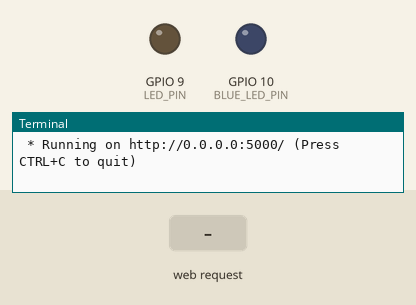
Bench run of a program on a simulated Raspberry Pi (BCM pin numbers). Parts: output pins drawn as LEDs (lit = HIGH), the last lines printed to the terminal. The inputs (shaded band) are chosen by the test bench. The clock reads 2024-03-15 10:24:30 at power-on unless the program sets it.

Above: at 1.2 s.
1.3 s: HTTP request for /led/red/on received
At 1.9 s:
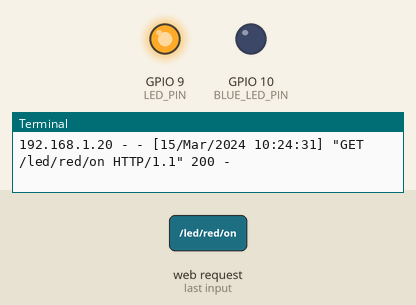
2.8 s: HTTP request for /led/blue/on received
At 4.0 s:
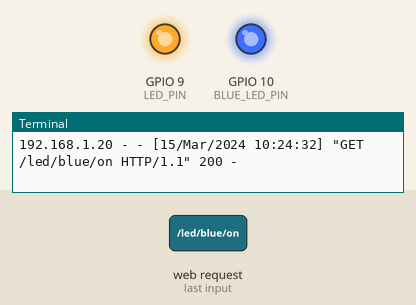
4.3 s: HTTP request for /led/red/off received
At 5.3 s:
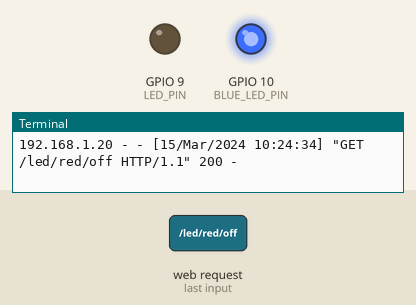
Timing chart, 0 to 7.3 s (numbered marks = the images above; inputs shaded):
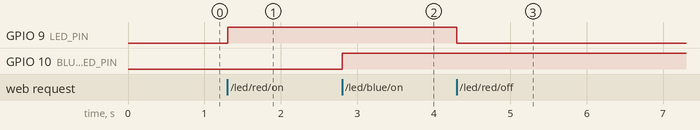

The program:

flask_led_3.py
```python
from flask import Flask, render_template
import RPi.GPIO as GPIO

LED_PIN = 9
BLUE_LED_PIN=10

app=Flask(__name__)

GPIO.setmode(GPIO.BCM)
GPIO.setup(LED_PIN,GPIO.OUT)

GPIO.setmode(GPIO.BCM)
GPIO.setup(BLUE_LED_PIN,GPIO.OUT)

@app.route("/")
def home():
  return render_template("led2.html")

@app.route("/led/<col>/<op>")
def led_op(col,op):
  if col == "red":
    if op == "on":
      GPIO.output(LED_PIN,GPIO.HIGH)
      return "LED ON"
    elif op == "off":
      GPIO.output(LED_PIN,GPIO.LOW)
      return "LED OFF"
    else:
      return "Error"
  elif col == "blue":
    if op == "on":
      GPIO.output(BLUE_LED_PIN,GPIO.HIGH)
      return "LED ON"
    elif op == "off":
      GPIO.output(BLUE_LED_PIN,GPIO.LOW)
      return "LED OFF"
    else:
      return "Error"

if __name__=="__main__":
  try:
    app.run(host="0.0.0.0")
  finally:
    GPIO.cleanup()
```

Measured:
- after the input at 1.3 s, GPIO 9 (LED_PIN): LOW → HIGH at once
- after the input at 2.8 s, GPIO 10 (BLUE_LED_PIN): LOW → HIGH at once
- after the input at 4.3 s, GPIO 9 (LED_PIN): HIGH → LOW at once
